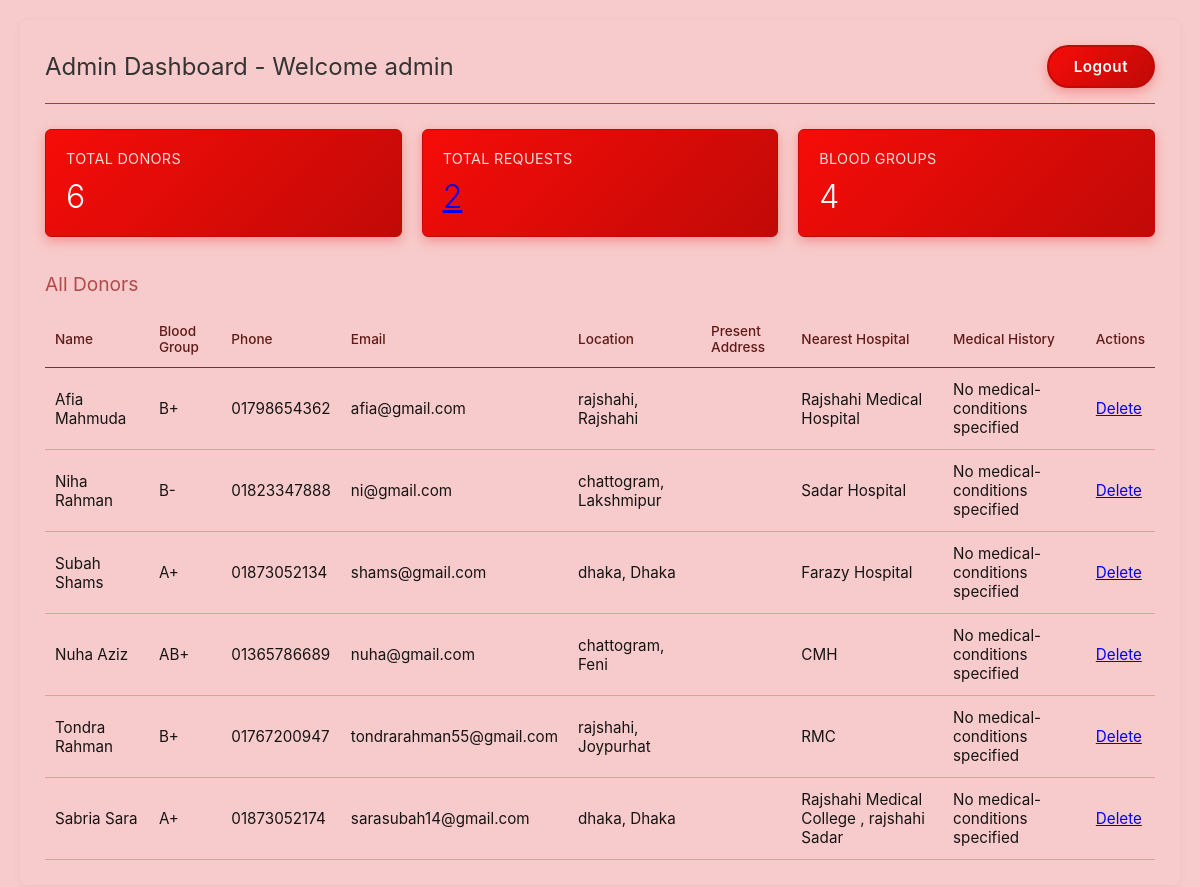
/admin-dashboard/ (signed in), run on the app's committed database.
### donors/models.py (models this page shows, shortened)
class donor(models.Model):
    user=models.OneToOneField(User, on_delete=models.CASCADE , null=True , blank=True , related_name= 'donor_bio')
    fullname = models.CharField(max_length=100)
    age=models.DateField(null=True, blank=True)
    email = models.EmailField(null=True , unique=True , default='')
    phone = models.CharField(max_length=15,unique=True)
    bldgrp = models.CharField(max_length=3, choices=[
        ('A+', 'A+'),
        ('A-', 'A-'),
        ('B+', 'B+'),
        ('B-', 'B-'),
        ('O+', 'O+'),
        ('O-', 'O-'),
        ('AB+', 'AB+'),
        ('AB-', 'AB-'),
    ])
    division = models.CharField(max_length=20, choices=[
        ( 'dhaka','Dhaka'),
        ( 'chattogram','Chattogram'),
        ( 'rajshahi','Rajshahi'),
        ( 'khulna','Khulna'),
        ( 'barishal','Barishal'),
        ( 'sylhet','Sylhet'),
        ( 'rangpur','Rangpur'),
        ( 'mymensingh','Mymensingh'),
    ])
    district = models.CharField(max_length=50)
    upazila=models.CharField(max_length=50,null=True)
    area=models.CharField(max_length=50,null=True)
    postcode=models.CharField(max_length=50,null=True)
    h_address=models.CharField(max_length=200, default='')
    donation_date = models.DateField(null=True, blank=True)
    hypertension = models.BooleanField(default=False)
    hiv=models.BooleanField(default=False)
    hep=models.BooleanField(default=False)
    no_disease=models.BooleanField(default=False)

### users/views.py (the view)
# urls.py: path('admin-dashboard/', views.admindash, name='AdminDashboard'),
@login_required
def admindash(request) :
    tdonors = donor.objects.count()
    trequests=searchdonor.objects.count()
    bld_grps_cnt = donor.objects.values('bldgrp').distinct().count()
    alldonors = donor.objects.all().order_by('-id')[:50]
    return render(request, 'admindash.html', {
        'totalrequest': trequests,
        'totaldonors': tdonors,
        'totalbldgrp': bld_grps_cnt,
        'all_donors': alldonors
    })

### users/templates/admindash.html (shortened to what this page needs)
{% load static %}
<!DOCTYPE html>
<html>
<head>
    <link rel="stylesheet" href="{% static 'users/css/admindash.css' %}">
</head>
<body>
    <div class="container">
        <div class="header">
            <h2>Admin Dashboard - Welcome {{ user.username }}</h2>
            <a href="{% url 'UserLogout' %}">Logout</a>
        </div>
        <div class="data-cards">
            <div class="card">
                <h3>Total Donors</h3>
                <p>{{ totaldonors }}</p>
            </div>
            <div class="card">
                <h3>Total Requests</h3>
                 <p><a href="{% url 'SearchRequest' %}">{{ totalrequest }}</a></p>
            </div>
            <div class="card">
                <h3>Blood Groups</h3>
                <p>{{ totalbldgrp }}</p>
            </div>
        </div>
        <div class="donors-list">
            <h3>All Donors</h3>
            <table>
                <thead>
                    <tr>
                        <th>Name</th>
                        <th>Blood Group</th>
                        <th>Phone</th>
                        <th>Email</th>
                        <th>Location</th>
                        <th>Present Address</th>
                        <th>Nearest Hospital</th>
                        <th>Medical History </th>
                        <th>Actions</th>
                    </tr>
                </thead>
                <tbody>
                    {% for donor in all_donors %}
                    <tr>
                        <td>{{ donor.fullname }}</td>
                        <td>{{ donor.bldgrp }}</td>
                        <td>{{ donor.phone }}</td>
                        <td>{{ donor.email }}</td>
                        <td>{{ donor.division }}, {{donor.district}}</td>
                        <td>{{ donor.address }}</td>
                        <td>{{ donor.h_address }}</td>
                        <td>
                            {% if donor.hypertension %}<span class="condition-tag">Hypertension</span>
                            {%else%}
                            No medical-conditions specified
                            {%endif%}
                        </td>
                        <td>
                         <a href="{% url 'DeleteDonor' donor.id %}" class="btn btn-danger btn-sm" onclick="return confirm('Are you sure you want to delete this donor?')">Delete</a>
                        </td>
                    </tr>
                    {% endfor %}
                </tbody>
            </table>
        </div>
    </div>
</body>
</html>

### users/static/users/css/admindash.css (style rules this page uses)
body { font-family: -apple-system, BlinkMacSystemFont, 'Segoe UI', Roboto, sans-serif; background: #f7cbcb; margin: 0; padding: 20px; }
.container { max-width: 1200px; background: #f7cbcb; padding: 25px; margin: 0 auto; border-radius: 8px; box-shadow: 0 2px 10px rgba(0,0,0,0.05); }
.header { display: flex !important; align-items: center !important; justify-content: space-between !important; flex-wrap: wrap; gap: 10px; margin-bottom: 25px; padding-bottom: 15px; border-bottom: 1px solid #d32a2a; }
.header h2 { color: #333; margin: 0; font-weight: 400; font-size: 1.5rem; }
.header a, .header a.logout-btn, a.logout-btn { background: linear-gradient(135deg, #f60c08 0%, #c00a07 100%) !important; color: white !important; padding: 10px 25px !important; text-decoration: none !important; border-radius: 30px !important; font-weight: 600 !important; font-size: 0.95rem !important; letter-spacing: 0.5px !important; transition: all 0.3s ease !important; border: 2px solid #c00a07 !important; box-shadow: 0 4px 12px rgba(246, 12, 8, 0.3) !important; display: inline-flex !important; align-items: center !important; gap: 0 !important; margin-left: auto !important; order: 2; }
.header a::before, .header a::after { content: none !important; display: none !important; }
.data-cards { display: grid; grid-template-columns: repeat(auto-fit, minmax(200px, 1fr)); gap: 20px; margin-bottom: 35px; }
.card { background: linear-gradient(135deg, #f60c08 0%, #c00a07 100%) !important; padding: 20px !important; border-radius: 6px !important; border: 1px solid #c00a07 !important; transition: all 0.3s cubic-bezier(0.175, 0.885, 0.32, 1.275) !important; cursor: default; position: relative; top: 0; box-shadow: 0 4px 12px rgba(246, 12, 8, 0.3) !important; }
.card h3 { margin: 0 0 10px 0; font-size: 0.9rem; color: rgba(255, 255, 255, 0.85) !important; font-weight: 400; text-transform: uppercase; letter-spacing: 0.3px; }
.card p { margin: 0; font-size: 2rem; color: #ffffff !important; font-weight: 300; }
.donors-list h3 { color: #b34949; font-size: 1.2rem; font-weight: 400; margin: 0 0 15px 0; }
table { width: 100%; border-collapse: collapse; font-size: 0.95rem; }
table th { text-align: left; padding: 12px 10px; color: #611a1a; font-weight: 500; font-size: 0.85rem; border-bottom: 1px solid #6c3535; }
table td { padding: 12px 10px; border-bottom: 1px solid #f09999; color: #171414; }

### data on the page
donor: fullname "Afia Mahmuda", bldgrp "B+", phone "01798654362", email "afia@gmail.com", division "rajshahi", district "Rajshahi", h_address "Rajshahi Medical Hospital", hypertension "No medical-conditions specified"
donor: fullname "Niha Rahman", bldgrp "B-", phone "01823347888", email "ni@gmail.com", division "chattogram", district "Lakshmipur", h_address "Sadar Hospital", hypertension "No medical-conditions specified"
donor: fullname "Subah Shams", bldgrp "A+", phone "01873052134", email "shams@gmail.com", division "dhaka", district "Dhaka", h_address "Farazy Hospital", hypertension "No medical-conditions specified"
donor: fullname "Nuha Aziz", bldgrp "AB+", phone "01365786689", email "nuha@gmail.com", division "chattogram", district "Feni", h_address "CMH", hypertension "No medical-conditions specified"
donor: fullname "Tondra Rahman", bldgrp "B+", phone "01767200947", email "tondrarahman55@gmail.com", division "rajshahi", district "Joypurhat", h_address "RMC", hypertension "No medical-conditions specified"
donor: fullname "Sabria Sara", bldgrp "A+", phone "01873052174", email "sarasubah14@gmail.com", division "dhaka", district "Dhaka", h_address "Rajshahi Medical College , rajshahi Sadar", hypertension "No medical-conditions specified"

### other printed values
{{ user.username }} "admin"
{{ totaldonors }} "6"
{{ totalrequest }} "2"
{{ totalbldgrp }} "4"
